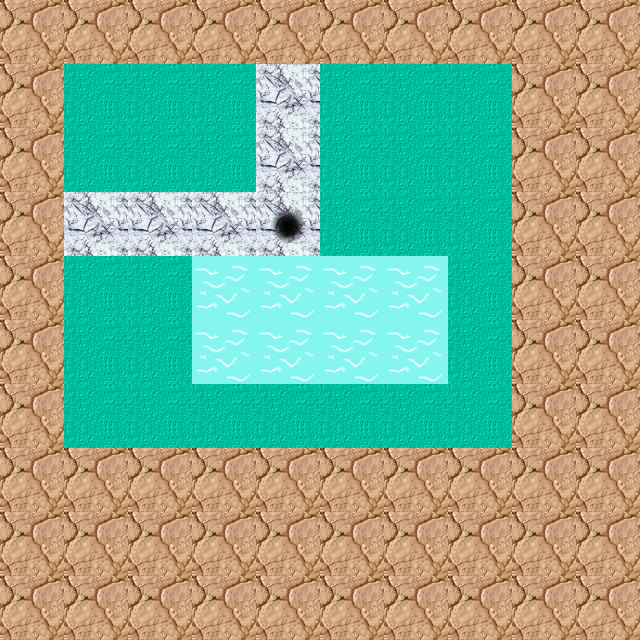

This game map was drawn from its Tiled (.tmx) file and the tilesets committed beside it. A one-line description and the trimmed map source follow:
An orthogonal 10x10 tile map with 64x64 px tiles, 1 tile layer (floor).

<map version="1.0" tiledversion="1.1.5" orientation="orthogonal" renderorder="right-down" width="10" height="10" tilewidth="64" tileheight="64" infinite="0" nextobjectid="1">
 <tileset firstgid="1" name="tiles" tilewidth="64" tileheight="64" tilecount="12" columns="3">
  <image source="../../app/javascript/images/tiles-sprite.png" width="192" height="256" />
 </tileset>
 <layer name="floor" width="10" height="10">
  <data>[100 cells, 100 non-empty, 5 distinct tile ids]</data>
 </layer>
</map>
